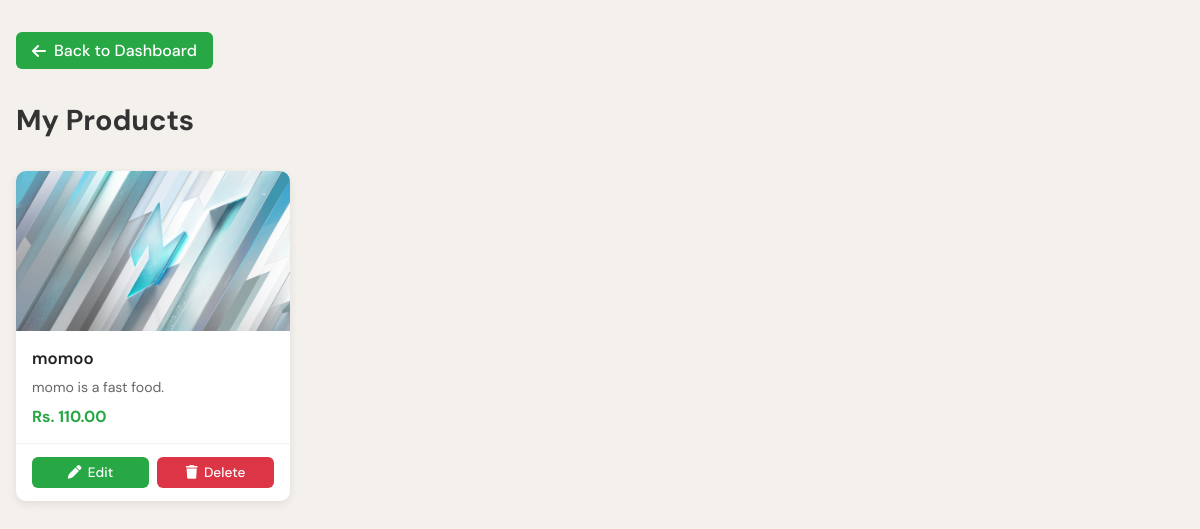
The app's page /vendor/product/list (signed in), older data.
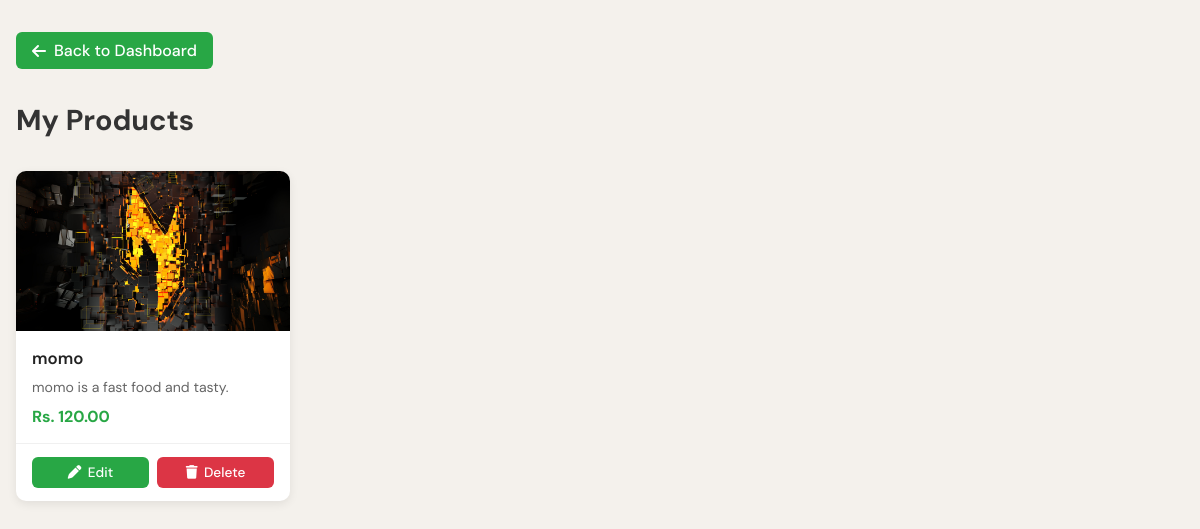
The same page, newer data.
### app/models.py (models this page shows, shortened)
class Product(models.Model):
    vendor = models.ForeignKey(UserProfile, on_delete=models.CASCADE, limit_choices_to={'role':'vendor'})
    name = models.CharField(max_length=255)
    description = models.TextField()
    category = models.ForeignKey(Category, on_delete=models.CASCADE)
    cook_time = models.PositiveIntegerField(default=30)
    calories = models.PositiveIntegerField(blank=True, null=True)
    price = models.DecimalField(max_digits=8, decimal_places=2)
    stock = models.IntegerField(default=0)
    image = models.ImageField(upload_to='products/', blank=True, null=True)
    created_at = models.DateTimeField(auto_now_add=True)

### app/views.py (the view)
# urls.py: path('vendor/product/list', my_products, name='vendor_product_list'),
def my_products(request):
    vendor_profile = get_object_or_404(UserProfile, user=request.user)
    products = Product.objects.filter(vendor=vendor_profile).order_by('-created_at')
    context = {
        "products": products
    }
    return render(request, "vendor_product_list.html", context)

### templates/vendor_product_list.html (shortened to what this page needs)
{% load static %}
<!DOCTYPE html>
<html lang="en">
<head>
<link rel="stylesheet" href="{% static 'css/styles.css' %}">
<link rel="stylesheet" href="https://cdnjs.cloudflare.com/ajax/libs/font-awesome/6.5.0/css/all.min.css">
</head>
<body>
<div class="container">
  <a href="{% url 'vendor_dashboard' %}" class="back-btn">
    <i class="fa-solid fa-arrow-left"></i> Back to Dashboard
  </a>
  <h1>My Products</h1>
  {% if products %}
  <div class="products-grid">
    {% for product in products %}
    <div class="product-card">
      {% if product.image %}
        <img src="{{ product.image.url }}" alt="{{ product.name }}">
      {% else %}
        <img src="{% static 'images/no-image.png' %}" alt="No Image">
      {% endif %}
      <div class="card-body">
        <h3>{{ product.name }}</h3>
        <p>{{ product.description|truncatechars:70 }}</p>
        <div class="price">Rs. {{ product.price }}</div>
      </div>
      <div class="card-actions">
        <a href="{% url 'edit_product' product.id %}"><i class="fa-solid fa-pen"></i> Edit</a>
        <a href="{% url 'delete_product' product.id %}" class="delete"
           onclick="return confirm('Are you sure you want to delete this product?');">
          <i class="fa-solid fa-trash"></i> Delete
        </a>
      </div>
    </div>
    {% endfor %}
  </div>
  {% else %}
    <p style="text-align:center; padding:2rem; color:#555;">
      You have no products yet. <a href="{% url 'add_product' %}" style="color:#28a745;">Add your first product</a>
    </p>
  {% endif %}
</div>
</body>
</html>

### static/css/styles.css (style rules this page uses)
:root { --green: #2D6A4F; --green-light: #52B788; --green-pale: #D8F3DC; --cream: #F4F1EC; --dark: #1B2A23; --brown: #3B2A1A; --orange: #C97D3E; --white: #FFFFFF; --gray: #6B7280; --border: #E5E0D8; --shadow: 0 4px 24px rgba(27,42,35,0.10); --shadow-lg: 0 12px 48px rgba(27,42,35,0.16); --radius: 16px; --radius-sm: 10px; }
* { margin:0; padding:0; box-sizing:border-box; }
body { font-family: 'DM Sans', sans-serif; background: var(--cream); color: var(--dark); overflow-x: hidden; }
.products-grid { display:grid; grid-template-columns:repeat(auto-fill,minmax(260px,1fr)); gap:1.5rem; }
.product-card { background:#fff; border-radius:var(--radius); overflow:hidden; box-shadow:var(--shadow); transition:all .25s; }
.product-card img { width:100%; height:180px; object-fit:cover; }

### templates/vendor_product_list.html (style rules this page uses)
body { margin: 0; font-family: 'DM Sans', sans-serif; background: var(--cream); }
.container { max-width: 1200px; margin: 0 auto; padding: 2rem 1rem; }
.back-btn { display: inline-flex; align-items: center; gap: 0.5rem; margin-bottom: 2rem; text-decoration: none; color: #fff; background: #28a745; padding: 0.5rem 1rem; border-radius: 6px; font-weight: 500; transition: background 0.2s; }
h1 { margin-bottom: 2rem; font-size: 1.8rem; color: #333; }
.products-grid { display: grid; grid-template-columns: repeat(auto-fill, minmax(250px, 1fr)); gap: 1.5rem; }
.product-card { background: #fff; border-radius: 10px; overflow: hidden; box-shadow: 0 3px 10px rgba(0,0,0,0.08); display: flex; flex-direction: column; transition: transform 0.2s, box-shadow 0.2s; }
.product-card img { width: 100%; height: 160px; object-fit: cover; }
.card-body { padding: 1rem; flex-grow: 1; display: flex; flex-direction: column; }
.card-body h3 { margin: 0 0 0.5rem; font-size: 1.05rem; font-weight: 600; color: #222; }
.card-body p { font-size: 0.88rem; color: #666; flex-grow: 1; line-height: 1.5; margin: 0 0 0.5rem; }
.card-body .price { font-weight: 700; font-size: 1rem; color: #28a745; }
.card-actions { display: flex; gap: 0.5rem; padding: 0.8rem 1rem; border-top: 1px solid #f0f0f0; }
.card-actions a { display: inline-flex; align-items: center; justify-content: center; gap: 0.4rem; flex: 1; text-decoration: none; color: #fff; background: #28a745; padding: 0.45rem 0.8rem; border-radius: 6px; font-size: 0.85rem; font-weight: 500; transition: background 0.2s; }
.card-actions a.delete { background: #dc3545; }

Row changes from the older to the newer data that the page shows:
removed Product: image (placeholder picture), name "momoo", description "momo is a fast food.", price "110.00"
added Product: image (picture), name "momo", description "momo is a fast food and tasty.", price "120.00"
